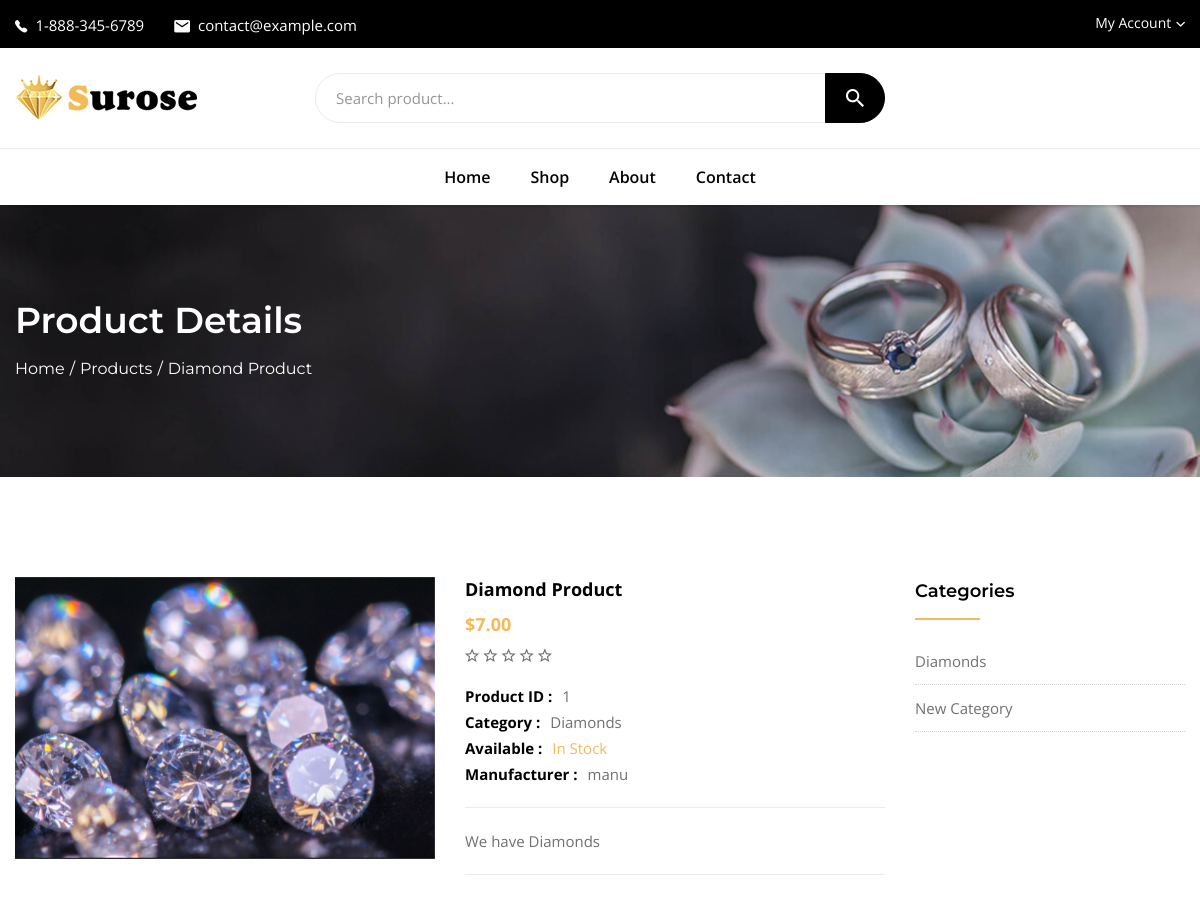
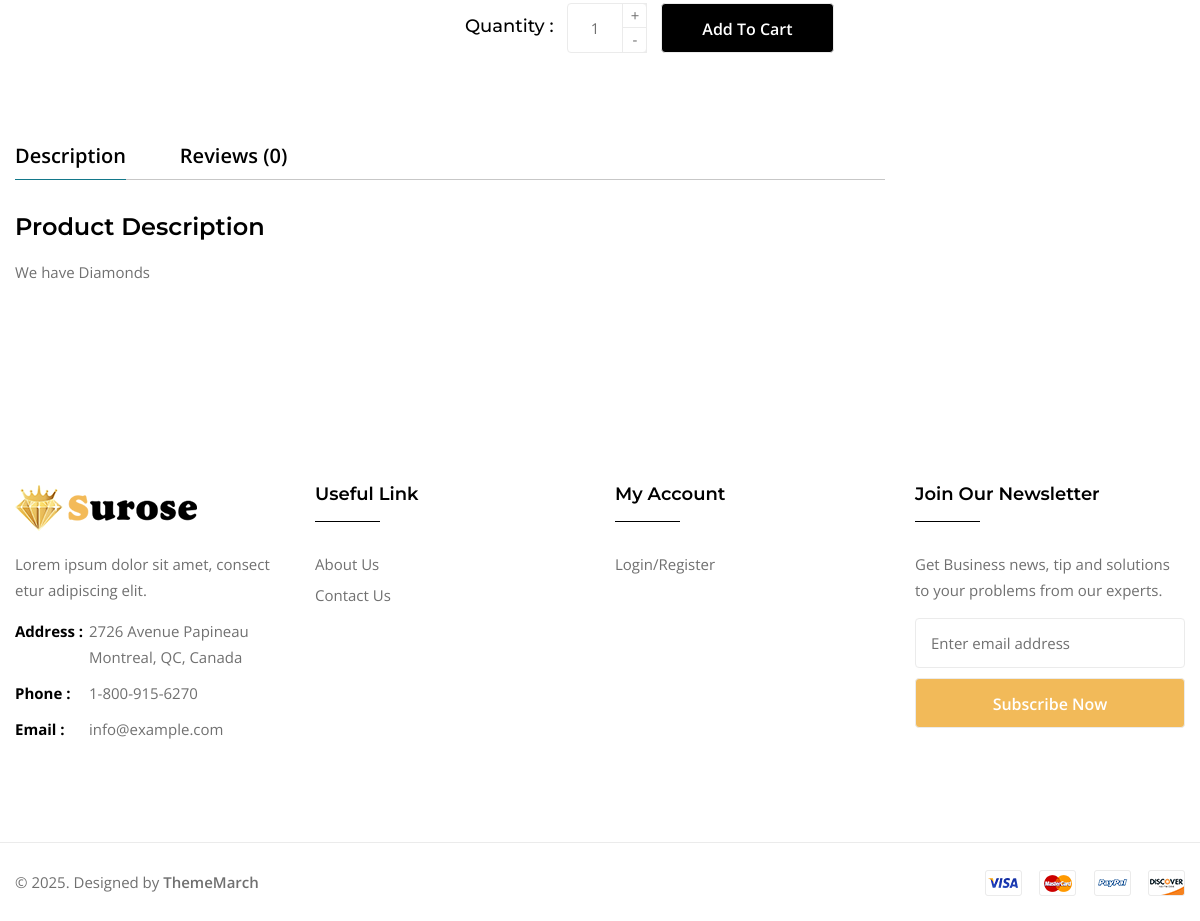
The app's page /product/diamond-product-1/ with its own data (2 pictures, top to bottom).
### core/models.py (models this page shows, shortened)
class Product(models.Model):
    PRODUCT_STATUSES = (
        ('pending', 'Pending'),
        ('published', 'Published'),
        ('archived', 'Archived'),
    )
    PRODUCT_STOCKS = (
        ('in_stock', 'In Stock'),
        ('out_of_stock', 'Out of Stock'),
    )
    user = models.ForeignKey(User, on_delete=models.CASCADE)
    name = models.CharField(max_length=255)
    slug = models.SlugField(unique=True)
    description = models.TextField()
    price = models.DecimalField(max_digits=20, decimal_places=2)
    image = models.ImageField(upload_to=product_image_path)
    stock = models.CharField(max_length=255, choices=PRODUCT_STOCKS, default='in_stock')
    brand = models.ForeignKey(Brand, on_delete=models.CASCADE)
    category = models.ForeignKey(Category, on_delete=models.CASCADE)
    status = models.CharField(max_length=255, choices=PRODUCT_STATUSES, default='pending')
    created_at = models.DateTimeField(auto_now_add=True)
    updated_at = models.DateTimeField(auto_now=True)

class Category(models.Model):
    name = models.CharField(max_length=255)
    slug = models.SlugField(unique=True)

class User(AbstractUser):
    USER_ROLES = (
        ('manufacturer', 'Manufacturer'),
        ('owner', 'Owner'),
    )
    role = models.CharField(max_length=255, choices=USER_ROLES, default='owner', null=True, blank=True)
    stripe_id = models.CharField(max_length=255, null=True, blank=True)
    rooms = models.ManyToManyField('ChatRoom')

### core/views.py (the view)
# urls.py: path('product/<product_slug>/', views.product_detail, name='product_detail'),
def product_detail(request, product_slug):
    product = get_object_or_404(Product, slug=product_slug, status='published')
    rating_avg = product.productreview_set.aggregate(Avg('rating', default=0))['rating__avg']
    context = {
        'product': product,
        'rating_avg': rating_avg,
        'categories': Category.objects.all()[:6],
        'products': {
            'popular': Product.objects.filter(status='published').exclude(id=product.id).order_by('?')[:8],
            'similar': Product.objects.filter(status='published').annotate(rating_avg=Avg('productreview__rating', default=0)).filter(category=product.category).exclude(id=product.id)[:8],
        },
        'reviews': ProductReview.objects.select_related('user').filter(product=product).order_by('-created_at')
    }
    return render(request, 'product-detail.html', context=context)

### core/context_processors.py (called while the page is built)
def cart(request):
    if request.user.is_authenticated:
        carts = ProductCart.objects.filter(user=request.user, order=None)
    else:
        carts = []
    return {'global_carts': {
        'count': len(carts),
    }}

### core/templates/product-detail.html (shortened to what this page needs)
{% extends 'base.html' %}
{% load static %}
{% block content %}
<div class="tm-breadcrumb-area tm-padding-section bg-grey" data-bgimage="{% static 'assets/images/breadcrumb-bg.jpg' %}">
    <div class="container">
        <div class="tm-breadcrumb">
            <h2>Product Details</h2>
            <ul>
                <li><a href="index.html">Home</a></li>
                <li><a href="products.html">Products</a></li>
                <li>{{ product.name }}</li>
            </ul>
        </div>
    </div>
</div>
<main class="page-content">
    <div class="tm-product-details-area tm-section tm-padding-section bg-white">
        <div class="container">
            <div class="row">
                <div class="col-lg-9 col-12">
                    <div class="tm-prodetails">
                        <div class="row">
                            <div class="col-lg-6 col-md-6 col-sm-10 col-12">
                                <div class="tm-prodetails-images">
                                    <div class="tm-prodetails-largeimages">
                                        <div class="tm-prodetails-largeimage">
                                            <a data-fancybox="tm-prodetails-imagegallery"
                                                href="{{ product.image.url }}"
                                                data-caption="Product Zoom Image 1">
                                                <img src="{{ product.image.url }}"
                                                    alt="product image">
                                            </a>
                                        </div>
                                    </div>
                                </div>
                            </div>
                            <div class="col-lg-6 col-md-6 col-12">
                                <div class="tm-prodetails-content">
                                    <h4 class="tm-prodetails-title">{{ product.name }}</h4>
                                    <span class="tm-prodetails-price">&dollar;{{ product.price }}</span>
                                    <div class="tm-ratingbox">
                                        {% with rating_avg|floatformat:'0' as rating_avg %}
                                            {% for i in '12345'|make_list %}
                                                {% if i <= rating_avg %}
                                                <span class="is-active"><i class="ion-android-star-outline"></i></span>
                                                {% else %}
                                                <span><i class="ion-android-star-outline"></i></span>
                                                {% endif %}
                                            {% endfor %}
                                        {% endwith %}
                                    </div>
                                    <div class="tm-prodetails-infos">
                                        <div class="tm-prodetails-singleinfo">
                                            <b>Product ID : </b>{{ product.id }}
                                        </div>
                                        <div class="tm-prodetails-singleinfo">
                                            <b>Category : </b><a href="#">{{ product.category.name }}</a>
                                        </div>
                                        <div class="tm-prodetails-singleinfo">
                                            <b>Available : </b>
                                            <span class="color-theme">{{ product.get_stock_display }}</span>
                                        </div>
                                        <div class="tm-prodetails-singleinfo">
                                            <b>Manufacturer : </b><a href="{% url 'core:account_message_detail' product.user.username %}">{{ product.user.username }}</a>
                                        </div>
                                    </div>
                                    <p>{{ product.description|truncatechars:'120' }}</p>
                                    {% if user.is_authenticated %}
                                        {% if user.is_owner and product.stock == 'in_stock' %}
                                        <form class="tm-prodetails-quantitycart" method="post" action="{% url 'core:product_cart_add' product.id %}">
                                            {% csrf_token %}
                                            <h6>Quantity :</h6>
                                            <div class="tm-quantitybox">
                                                <input type="text" name="quantity" value="{% if product.stock %}1{% else %}0{% endif %}">
                                            </div>
                                            <button type="submit" class="tm-button tm-button-dark">Add To Cart</button>
                                        </form>
                                        {% endif %}
                                    {% else %}
                                        {% if product.stock == 'in_stock' %}
                                        <form class="tm-prodetails-quantitycart" method="post" action="{% url 'core:product_cart_add' product.id %}">
                                            <h6>Quantity :</h6>
                                            <div class="tm-quantitybox">
                                                <input type="text" name="quantity" value="{% if product.stock %}1{% else %}0{% endif %}">
                                            </div>
                                            <button type="submit" class="tm-button tm-button-dark">Add To Cart</button>
                                        </form>
                                        {% endif %}
                                    {% endif %}
                                </div>
                            </div>
                        </div>
                    </div>
                    <div class="tm-prodetails-desreview tm-padding-section-sm-top">
                        <ul class="nav tm-tabgroup2" id="prodetails" role="tablist">
                            <li class="nav-item">
                                <a class="nav-link active" id="prodetails-area1-tab" data-toggle="tab"
                                    href="#prodetails-area1" role="tab" aria-controls="prodetails-area1"
                                    aria-selected="true">Description</a>
                            </li>
                            <li class="nav-item">
                                <a class="nav-link" id="prodetails-area2-tab" data-toggle="tab"
                                    href="#prodetails-area2" role="tab" aria-controls="prodetails-area2"
                                    aria-selected="false">Reviews ({{ reviews.count }})</a>
                            </li>
                        </ul>
                        <div class="tab-content" id="prodetails-content">
                            <div class="tab-pane fade show active" id="prodetails-area1" role="tabpanel"
                                aria-labelledby="prodetails-area1-tab">
                                <div class="tm-prodetails-description">
                                    <h4>Product Description</h4>
                                    <p>{{ product.description }}</p>
                                </div>
                            </div>
                        </div>
                    </div>
                </div>
                <div class="col-lg-3 col-12">
                    <div class="widgets">
                        <div class="single-widget widget-categories">
                            <h6 class="widget-title">Categories</h6>
                            <ul>
                                {% for category in categories %}
                                <li><a href="{% url 'core:products' %}?category={{ category.slug }}">{{ category.name }}</a></li>
                                {% endfor %}
                            </ul>
                        </div>
                    </div>
                </div>
            </div>
        </div>
    </div>
</main>
{% endblock content %}

### records on screen
Product: name "Diamond Product", image (picture), price "7.00", id "1", category.name "Diamonds", stock "In Stock", user.username "manu", description "We have Diamonds", quantity "1"
Category: name "Diamonds"
Category: name "New Category"

### other values on screen
{{ reviews.count }} "0"
